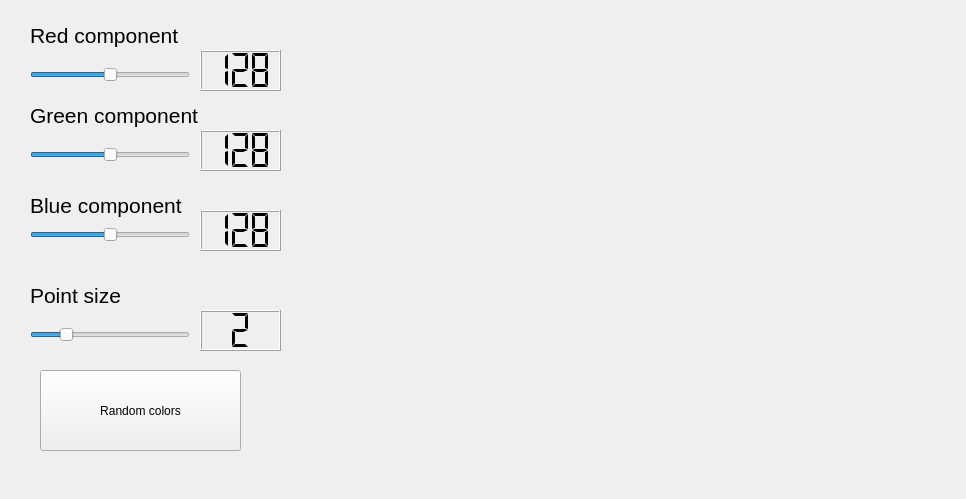
<?xml version="1.0" encoding="UTF-8"?>
<ui version="4.0">
 <class>PCLViewer</class>
 <widget class="QMainWindow" name="PCLViewer">
  <property name="geometry">
   <rect>
    <x>0</x>
    <y>0</y>
    <width>966</width>
    <height>499</height>
   </rect>
  </property>
  <property name="minimumSize">
   <size>
    <width>0</width>
    <height>0</height>
   </size>
  </property>
  <property name="maximumSize">
   <size>
    <width>5000</width>
    <height>5000</height>
   </size>
  </property>
  <property name="windowTitle">
   <string>PCLViewer</string>
  </property>
  <widget class="QWidget" name="centralwidget">
   <widget class="QVTKWidget" name="qvtkWidget" native="true">
    <property name="geometry">
     <rect>
      <x>300</x>
      <y>10</y>
      <width>640</width>
      <height>480</height>
     </rect>
    </property>
   </widget>
   <widget class="QSlider" name="horizontalSlider_R">
    <property name="geometry">
     <rect>
      <x>30</x>
      <y>60</y>
      <width>160</width>
      <height>29</height>
     </rect>
    </property>
    <property name="maximum">
     <number>255</number>
    </property>
    <property name="value">
     <number>128</number>
    </property>
    <property name="orientation">
     <enum>Qt::Horizontal</enum>
    </property>
   </widget>
   <widget class="QSlider" name="horizontalSlider_G">
    <property name="geometry">
     <rect>
      <x>30</x>
      <y>140</y>
      <width>160</width>
      <height>29</height>
     </rect>
    </property>
    <property name="maximum">
     <number>255</number>
    </property>
    <property name="value">
     <number>128</number>
    </property>
    <property name="orientation">
     <enum>Qt::Horizontal</enum>
    </property>
   </widget>
   <widget class="QSlider" name="horizontalSlider_B">
    <property name="geometry">
     <rect>
      <x>30</x>
      <y>220</y>
      <width>160</width>
      <height>29</height>
     </rect>
    </property>
    <property name="maximum">
     <number>255</number>
    </property>
    <property name="value">
     <number>128</number>
    </property>
    <property name="orientation">
     <enum>Qt::Horizontal</enum>
    </property>
   </widget>
   <widget class="QLCDNumber" name="lcdNumber_R">
    <property name="geometry">
     <rect>
      <x>200</x>
      <y>50</y>
      <width>81</width>
      <height>41</height>
     </rect>
    </property>
    <property name="digitCount">
     <number>3</number>
    </property>
    <property name="segmentStyle">
     <enum>QLCDNumber::Flat</enum>
    </property>
    <property name="intValue" stdset="0">
     <number>128</number>
    </property>
   </widget>
   <widget class="QLCDNumber" name="lcdNumber_G">
    <property name="geometry">
     <rect>
      <x>200</x>
      <y>130</y>
      <width>81</width>
      <height>41</height>
     </rect>
    </property>
    <property name="digitCount">
     <number>3</number>
    </property>
    <property name="segmentStyle">
     <enum>QLCDNumber::Flat</enum>
    </property>
    <property name="intValue" stdset="0">
     <number>128</number>
    </property>
   </widget>
   <widget class="QLCDNumber" name="lcdNumber_B">
    <property name="geometry">
     <rect>
      <x>200</x>
      <y>210</y>
      <width>81</width>
      <height>41</height>
     </rect>
    </property>
    <property name="digitCount">
     <number>3</number>
    </property>
    <property name="segmentStyle">
     <enum>QLCDNumber::Flat</enum>
    </property>
    <property name="intValue" stdset="0">
     <number>128</number>
    </property>
   </widget>
   <widget class="QSlider" name="horizontalSlider_p">
    <property name="geometry">
     <rect>
      <x>30</x>
      <y>320</y>
      <width>160</width>
      <height>29</height>
     </rect>
    </property>
    <property name="minimum">
     <number>1</number>
    </property>
    <property name="maximum">
     <number>6</number>
    </property>
    <property name="value">
     <number>2</number>
    </property>
    <property name="orientation">
     <enum>Qt::Horizontal</enum>
    </property>
   </widget>
   <widget class="QLCDNumber" name="lcdNumber_p">
    <property name="geometry">
     <rect>
      <x>200</x>
      <y>310</y>
      <width>81</width>
      <height>41</height>
     </rect>
    </property>
    <property name="digitCount">
     <number>1</number>
    </property>
    <property name="segmentStyle">
     <enum>QLCDNumber::Flat</enum>
    </property>
    <property name="intValue" stdset="0">
     <number>2</number>
    </property>
   </widget>
   <widget class="QLabel" name="label">
    <property name="geometry">
     <rect>
      <x>30</x>
      <y>20</y>
      <width>191</width>
      <height>31</height>
     </rect>
    </property>
    <property name="font">
     <font>
      <pointsize>16</pointsize>
      <weight>50</weight>
      <italic>false</italic>
      <bold>false</bold>
     </font>
    </property>
    <property name="text">
     <string>Red component</string>
    </property>
   </widget>
   <widget class="QLabel" name="label_2">
    <property name="geometry">
     <rect>
      <x>30</x>
      <y>100</y>
      <width>191</width>
      <height>31</height>
     </rect>
    </property>
    <property name="font">
     <font>
      <pointsize>16</pointsize>
      <weight>50</weight>
      <italic>false</italic>
      <bold>false</bold>
     </font>
    </property>
    <property name="text">
     <string>Green component</string>
    </property>
   </widget>
   <widget class="QLabel" name="label_3">
    <property name="geometry">
     <rect>
      <x>30</x>
      <y>190</y>
      <width>191</width>
      <height>31</height>
     </rect>
    </property>
    <property name="font">
     <font>
      <pointsize>16</pointsize>
      <weight>50</weight>
      <italic>false</italic>
      <bold>false</bold>
     </font>
    </property>
    <property name="text">
     <string>Blue component</string>
    </property>
   </widget>
   <widget class="QLabel" name="label_4">
    <property name="geometry">
     <rect>
      <x>30</x>
      <y>280</y>
      <width>141</width>
      <height>31</height>
     </rect>
    </property>
    <property name="font">
     <font>
      <pointsize>16</pointsize>
      <weight>50</weight>
      <italic>false</italic>
      <bold>false</bold>
     </font>
    </property>
    <property name="text">
     <string>Point size</string>
    </property>
   </widget>
   <widget class="QPushButton" name="pushButton_random">
    <property name="geometry">
     <rect>
      <x>40</x>
      <y>370</y>
      <width>201</width>
      <height>81</height>
     </rect>
    </property>
    <property name="text">
     <string>Random colors</string>
    </property>
   </widget>
  </widget>
 </widget>
 <customwidgets>
  <customwidget>
   <class>QVTKWidget</class>
   <extends>QWidget</extends>
   <header>QVTKWidget.h</header>
  </customwidget>
 </customwidgets>
 <resources/>
 <connections>
  <connection>
   <sender>horizontalSlider_R</sender>
   <signal>sliderMoved(int)</signal>
   <receiver>lcdNumber_R</receiver>
   <slot>display(int)</slot>
   <hints>
    <hint type="sourcelabel">
     <x>136</x>
     <y>111</y>
    </hint>
    <hint type="destinationlabel">
     <x>222</x>
     <y>115</y>
    </hint>
   </hints>
  </connection>
  <connection>
   <sender>horizontalSlider_G</sender>
   <signal>sliderMoved(int)</signal>
   <receiver>lcdNumber_G</receiver>
   <slot>display(int)</slot>
   <hints>
    <hint type="sourcelabel">
     <x>166</x>
     <y>193</y>
    </hint>
    <hint type="destinationlabel">
     <x>235</x>
     <y>195</y>
    </hint>
   </hints>
  </connection>
  <connection>
   <sender>horizontalSlider_B</sender>
   <signal>sliderMoved(int)</signal>
   <receiver>lcdNumber_B</receiver>
   <slot>display(int)</slot>
   <hints>
    <hint type="sourcelabel">
     <x>185</x>
     <y>273</y>
    </hint>
    <hint type="destinationlabel">
     <x>224</x>
     <y>275</y>
    </hint>
   </hints>
  </connection>
  <connection>
   <sender>horizontalSlider_p</sender>
   <signal>sliderMoved(int)</signal>
   <receiver>lcdNumber_p</receiver>
   <slot>display(int)</slot>
   <hints>
    <hint type="sourcelabel">
     <x>136</x>
     <y>352</y>
    </hint>
    <hint type="destinationlabel">
     <x>253</x>
     <y>342</y>
    </hint>
   </hints>
  </connection>
 </connections>
</ui>
